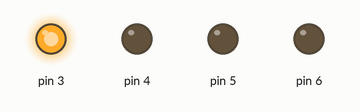
This sketch was run on a simulated Arduino Uno, built with avr-gcc and run on an emulated ATmega328P. Shown: output pins drawn as LEDs (lit = HIGH).

Above: at 0.1 s.
At 4.1 s:
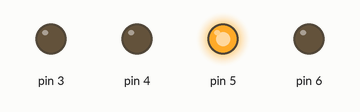
At 8.1 s:
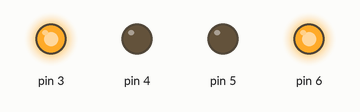
At 18.1 s:
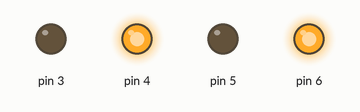
At 28.1 s:
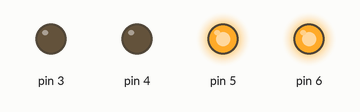
At 38.1 s:
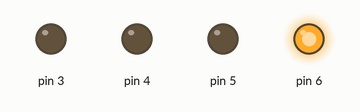
Timing chart, 0 to 39.6 s (numbered marks = the images above):
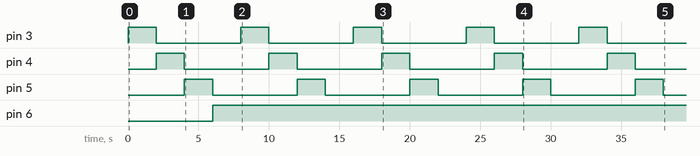

Measured:
- by itself, pin 3–5: alternates HIGH for 2.0 s and LOW for 6.0 s
- by itself, pin 6: LOW → HIGH at 6.0 s

The sketch:

swanky_borwo_tumelo1__1_.ino
```cpp
// C++ code
//
void setup()
{
  pinMode(3, OUTPUT);
  pinMode(4, OUTPUT);
  pinMode(5, OUTPUT);
  pinMode(6, OUTPUT);
}

void loop()
{
  digitalWrite(3, HIGH);
  delay(2000); // Wait for 2000 millisecond(s)
  digitalWrite(4, HIGH);
  digitalWrite(3, LOW);
  delay(2000); // Wait for 2000 millisecond(s)
  digitalWrite(4, LOW);
  digitalWrite(5, HIGH);
  delay(2000); // Wait for 2000 millisecond(s)
  digitalWrite(5, LOW);
  digitalWrite(6, HIGH);
  delay(2000); // Wait for 2000 millisecond(s)
}
```
